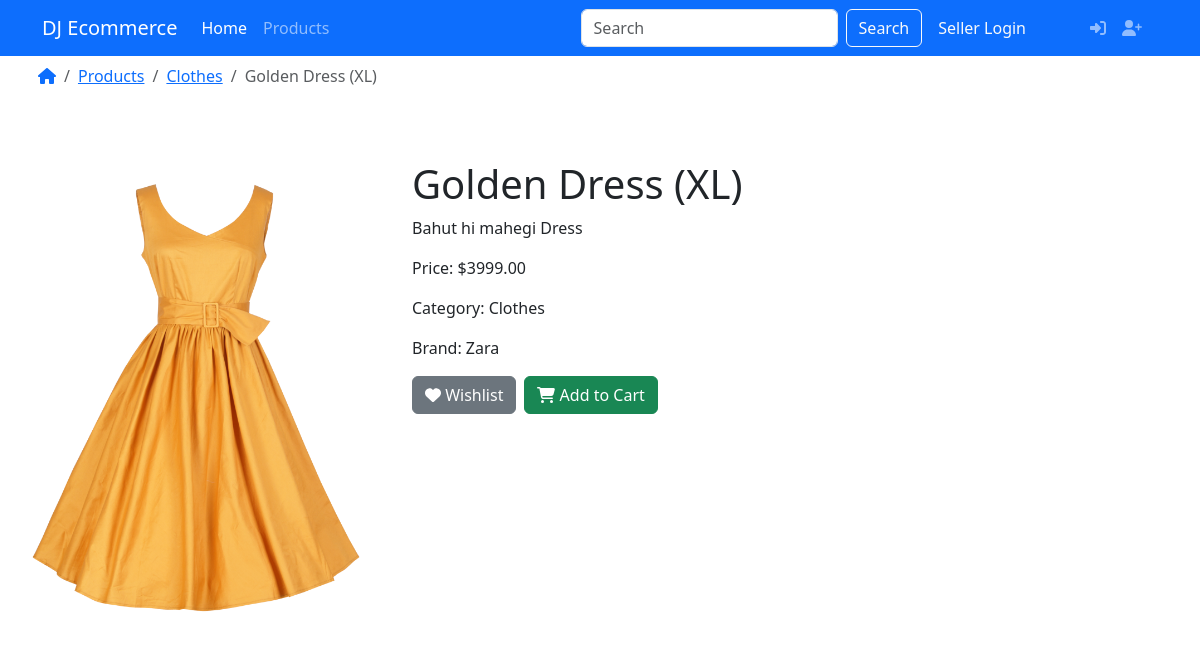
The app's page /product/golden-dress-xl/ with its own data.
### products/models.py (models this page shows)
class Product(models.Model):
    title = models.CharField(max_length=255)
    brand = models.CharField(max_length=255, default="N/A")
    category = models.ForeignKey(Category, on_delete=models.DO_NOTHING)
    price = models.DecimalField(max_digits=10, decimal_places=2)
    seller = models.ForeignKey(User, on_delete=models.CASCADE)
    description = models.TextField()
    image = models.ImageField(upload_to='product/')
    slug = models.SlugField(max_length=255, unique=True)
    created_at = models.DateTimeField(auto_now_add=True)
    updated_at = models.DateTimeField(auto_now=True)

class Category(models.Model):
    name = models.CharField(max_length=255)
    logo = models.ImageField(upload_to='category/')
    slug = models.SlugField(max_length=255, unique=True)
    def __str__(self):
        return self.name

### products/views.py (the view)
# urls.py: path('product/<slug:slug>/', product_detail, name='product_detail'),
def product_detail(request,slug):
    product = get_object_or_404(Product, slug=slug)
    return render(
        request, 'products/detail.html',
        context={'product': product}
    )

### templates/products/detail.html (shortened to what this page needs)
{% extends 'layout/base.html' %}
{% load static %}
{% load crispy_forms_tags %}
{% block content %}
<div class="container p-2 text-center">
    <div class="row">
        <div class="col-md-12">
            <nav class="breadcrumb">
                <a class="breadcrumb-item" href="{% url 'index' %}">
                    <i class="fas fa-home"></i>
                </a>
                <a class="breadcrumb-item" href="{% url 'product_list' %}">
                    Products
                </a>
                <a class="breadcrumb-item" href="{% url 'product_list_by_category' product.category.slug %}">
                    {{ product.category }}
                </a>
                <span class="breadcrumb-item active" aria-current="page">
                    {{ product.title }}
                </span>
            </nav>
        </div>
    </div>
</div>
<div class="container-fluid py-5">
    <div class="row">
        <div class="col-md-4 text-center">
            <img src="{{ product.image.url }}" class="img-fluid" alt="{{ product.name }}">
        </div>
        <div class="col-md-8">
            <h1>{{ product.title }}</h1>
            <p>{{ product.description }}</p>
            <p>Price: ${{ product.price }}</p>
            <p>Category: {{ product.category }}</p>
            <p>Brand: {{ product.brand }}</p>
            {% if user.is_authenticated and user.groups.all.0.name == 'seller' %}
            <a href="{% url 'product_edit' product.slug %}" class="btn btn-primary">
                <i class="fas fa-edit"></i> Edit Product
            </a>
            <a href="{% url 'product_delete' product.slug %}" class="btn btn-danger">
                <i class="fas fa-trash"></i> Delete Product
            </a>
            <a href="" class="btn btn-success">
                <i class="fas fa-plus"></i> Add Image
            </a>
            {% else %}
            <div class="d-flex justify-content-start mt-2 gap-2">
                <a href="{% url 'wishlist_add' product.slug %}" class="btn btn-secondary">
                    <i class="fas fa-heart"></i> Wishlist
                </a>
                <a href="#" class="btn btn-success">
                    <i class="fas fa-shopping-cart"></i> Add to Cart
                </a>
            </div>
            {% endif %}
        </div>
    </div>
</div>
{% endblock content %}

### records on screen
Product: category "Clothes", title "Golden Dress (XL)", image (picture), description "Bahut hi mahegi Dress", price "3999.00", brand "Zara"
